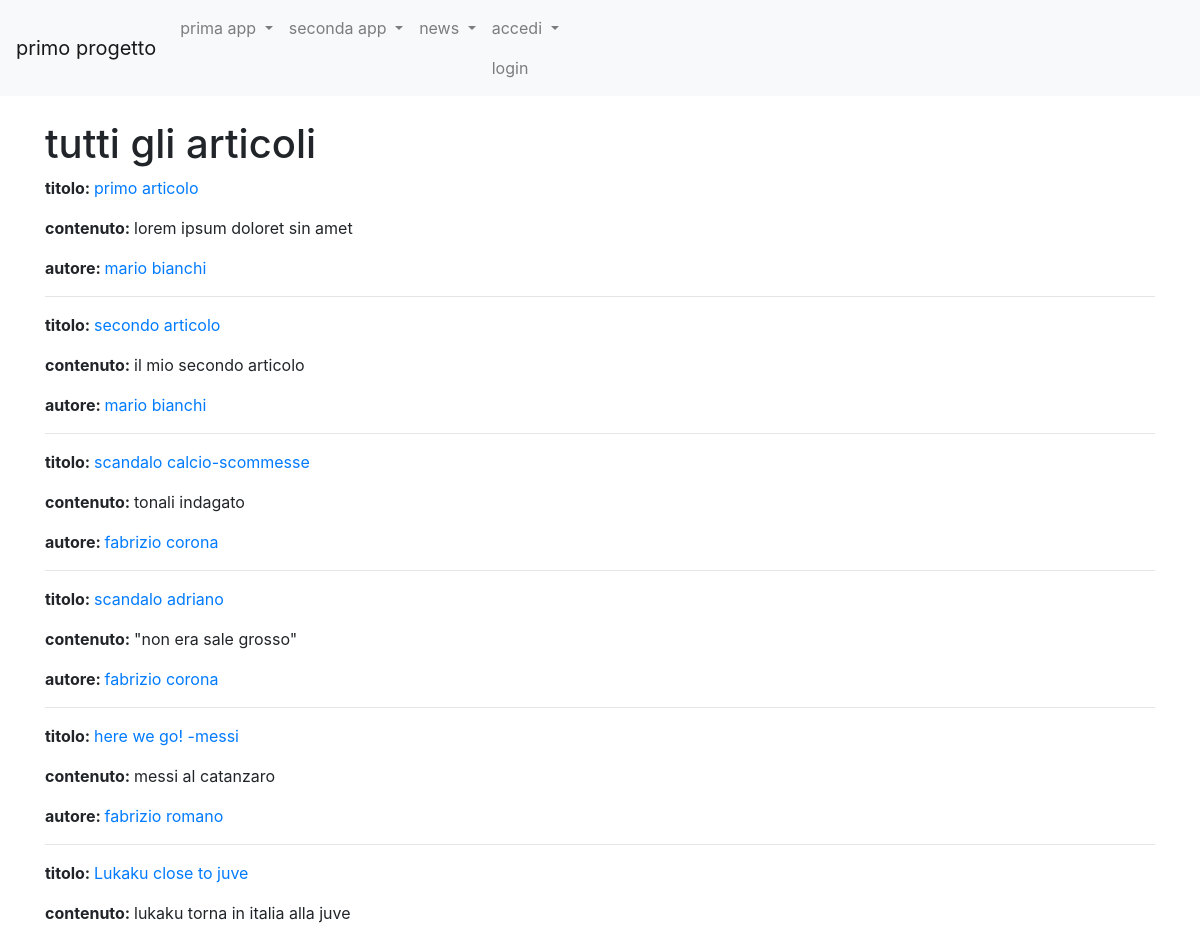
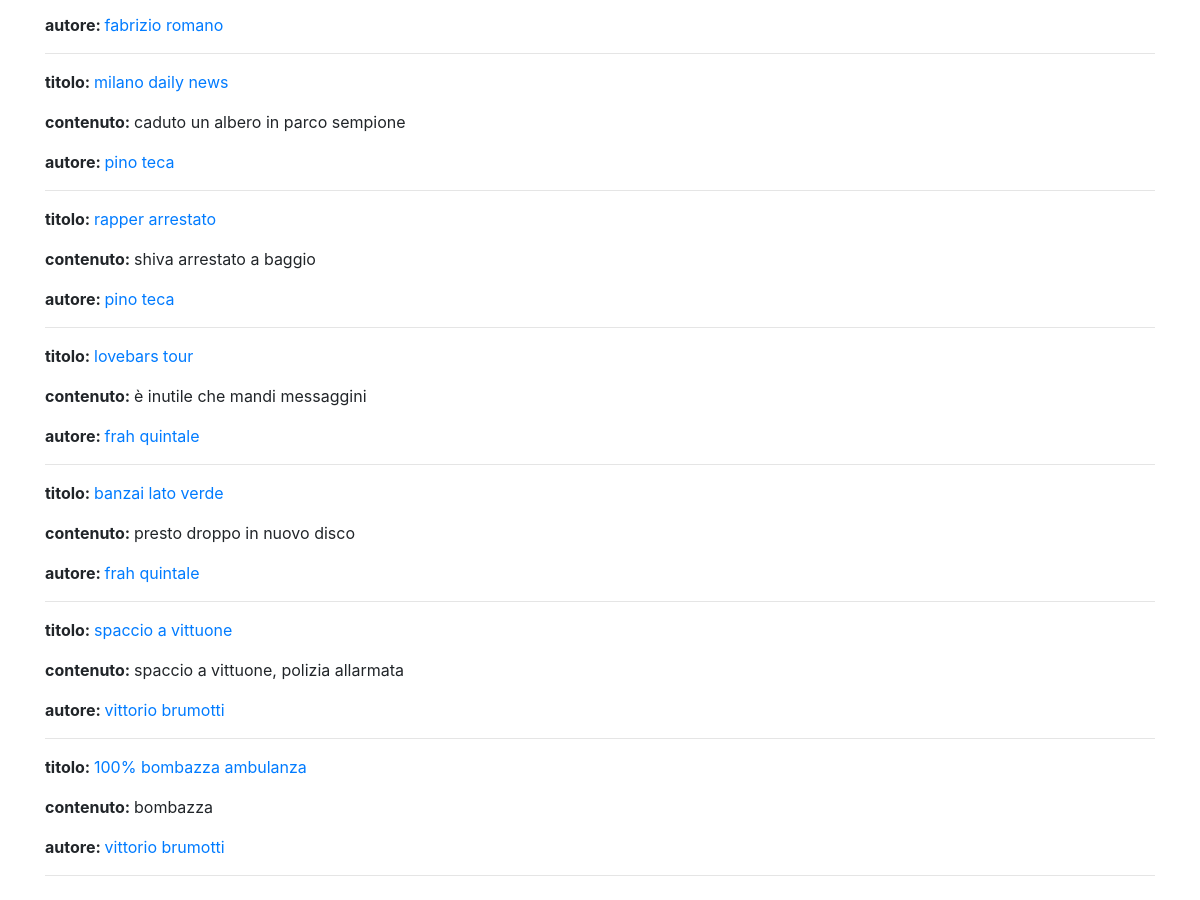
/news/lista_articoli/, run on the app's committed database (2 pictures, top to bottom).
### news/models.py (models this page shows, shortened)
class Articolo(models.Model):
    titolo = models.CharField(max_length=100)
    contenuto = models.TextField()
    giornalista = models.ForeignKey(Giornalista, on_delete=models.CASCADE, related_name="articoli")
    data = models.DateField(blank=True)
    visualizzazioni = models.IntegerField(default=0, blank=True)
    class Meta:
        verbose_name="Articolo"
        verbose_name_plural="Articoli"

class Giornalista(models.Model):
    nome = models.CharField(max_length=20)
    cognome = models.CharField(max_length=20)
    anno_di_nascita = models.DateField(blank=True)
    def __str__(self):
        return self.nome + " " + self.cognome
    class Meta:
        verbose_name="Giornalista"
        verbose_name_plural="giornalisti"

### news/views.py (the view)
# urls.py: path('lista_articoli/', lista_articoli_giornalista, name="lista_articoli"),
def lista_articoli_giornalista(request,pk = None):
    if(pk==None):
        articoli = Articolo.objects.all()
    else:
        articoli = Articolo.objects.filter(giornalista_id = pk)
    context = {
        "articoli": articoli,
        "pk": pk,
    }
    return render(request,"lista_articoli.html", context)

### news/templates/lista_articoli.html (shortened to what this page needs)
{% extends "base.html" %}
{% block content %}
    {% if pk %}
        <h1>articoli di un giornalista:</h1>
        {% if giornalista %}
            <p><strong>giornalista: <strong><a href={% url 'news:articolo_detail' articolo.giornalista.id%}>{{articolo.giornalista}}</a></p>
            {% for articolo in articoli %}
                <br>
                <p><strong>titolo: </strong><a href={% url 'news:articolo_detail' articolo.id%}>{{articolo.titolo}}</a></p>
                <p><strong>contenuto: </strong>{{articolo.contenuto}}</p>
                <br>
            {% endfor %}
            {% else %}
                <p>nessun articolo associato al giornalista avente chiave {{ pk }}</p>
            {% endif %}
    {% else %}
        <h1>tutti gli articoli</h1>
        {% for articolo in articoli %}
            <p><strong>titolo: </strong><a href={% url 'news:articolo_detail' articolo.id%}>{{articolo.titolo}}</a></p>
            <p><strong>contenuto: </strong>{{articolo.contenuto}}</p>
            <p><strong>autore: </strong><a href={% url 'news:giornalista_detail' articolo.giornalista.id%}>{{articolo.giornalista}}</a></p>
            <hr>
        {% endfor %}
 {% endif %}
{% endblock content %}

### data on the page
Articolo: titolo "primo articolo", contenuto "lorem ipsum doloret sin amet", giornalista "mario bianchi"
Articolo: titolo "secondo articolo", contenuto "il mio secondo articolo", giornalista "mario bianchi"
Articolo: titolo "scandalo calcio-scommesse", contenuto "tonali indagato", giornalista "fabrizio corona"
Articolo: titolo "scandalo adriano", contenuto "\"non era sale grosso\"", giornalista "fabrizio corona"
Articolo: titolo "here we go! -messi", contenuto "messi al catanzaro", giornalista "fabrizio romano"
Articolo: titolo "Lukaku close to juve", contenuto "lukaku torna in italia alla juve", giornalista "fabrizio romano"
Articolo: titolo "milano daily news", contenuto "caduto un albero in parco sempione", giornalista "pino teca"
Articolo: titolo "rapper arrestato", contenuto "shiva arrestato a baggio", giornalista "pino teca"
Articolo: titolo "lovebars tour", contenuto "è inutile che mandi messaggini", giornalista "frah quintale"
Articolo: titolo "banzai lato verde", contenuto "presto droppo in nuovo disco", giornalista "frah quintale"
Articolo: titolo "spaccio a vittuone", contenuto "spaccio a vittuone, polizia allarmata", giornalista "vittorio brumotti"
Articolo: titolo "100% bombazza ambulanza", contenuto "bombazza", giornalista "vittorio brumotti"
